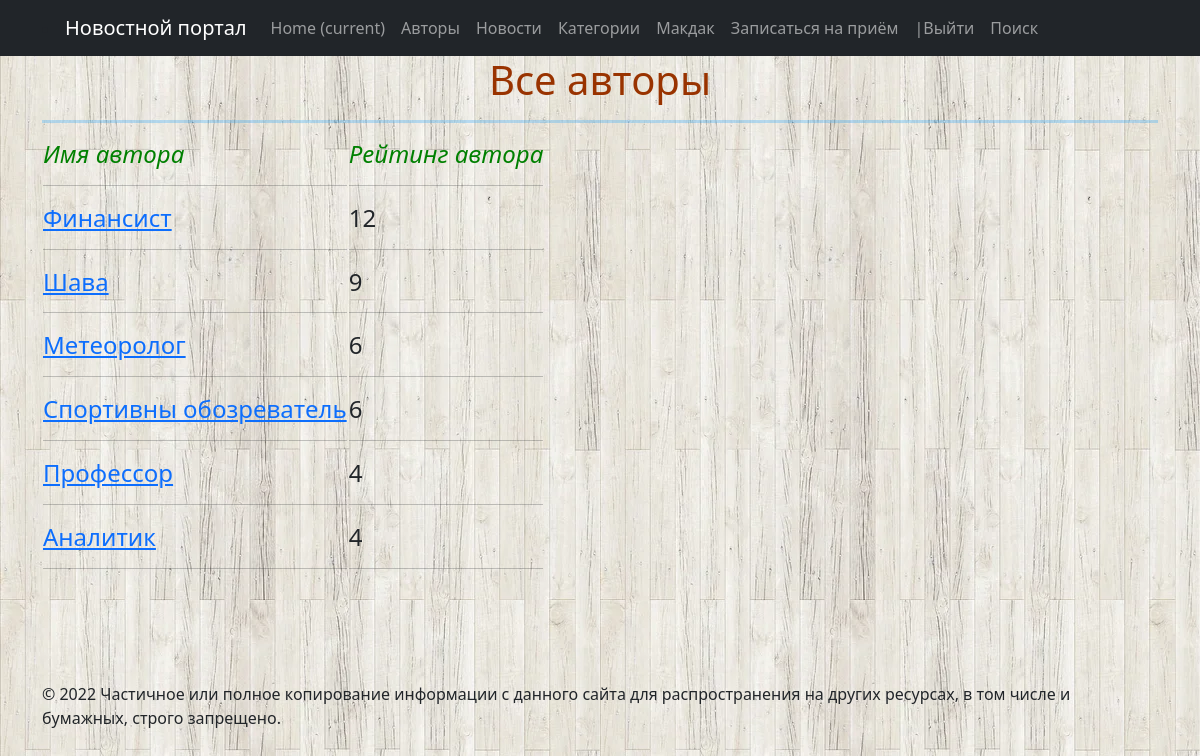
Screenshot of /authors/ with the database file from the repository.
### news/models.py (models this page shows, shortened)
class Author(models.Model):
    authorUser = models.OneToOneField(User, on_delete=models.CASCADE, verbose_name='Имя автора' )
    ratingAuthor = models.SmallIntegerField(default=0, verbose_name='Рейтинг')
    class Meta:
        verbose_name = "Авторы"
        verbose_name_plural = "Авторы"
        ordering = ('-ratingAuthor', 'authorUser')

### news/views.py (the view)
# urls.py: path('authors/', AuthorList.as_view(), name='authors'),
class AuthorList(ListView):
    model = Author
    template_name = 'authors.html'
    queryset = Author.objects.all()
    context_object_name = 'Authors'
    ordering = ['-ratingAuthor']
    def get_context_data(self, *args, **kwargs):
        context = super().get_context_data(**kwargs)
        context['authors'] = Author.objects.all()
        return context

### news/templates/authors.html (shortened to what this page needs)
{% extends 'flatpages/default.html' %}
{% block content %}
    <h1><span style="color: #993300;">Все авторы</span></h1>
<hr size="5" style="color: #0099ff;" />
<form align="left" method="post">
    {% if Authors %}
        <table>
            <tr>
                <td>
                    <h4><em><span style="color: #008000;">Имя автора</span></em></h4>
                    <hr />
                </td>
                <td>
                    <h4><em><span style="color: #008000;">Рейтинг автора</span></em></h4>
                    <hr />
                </td>
            </tr>
        {% for authors in Authors %}
            <tr class="{% cycle 'blue' 'white' %}">
                <td>
                    <h4><a href="{% url 'news_detail' authors.id %}">{{ authors.authorUser }} </a></h4>
                <hr />
                </td>
                <td>
                    <h4>{{ authors.ratingAuthor }}</h4>
                    <hr />
                </td>
            </tr>
        {% endfor %}
        </table>
    {% else %}
        <h2>Авторов нет!</h2>
    {% endif %}
{% endblock content %}

### news/templates/flatpages/default.html (shortened to what this page needs)
<!DOCTYPE html>
<html lang="en">
<head>
    {% load static %}
    <link href="{% static 'css/styles.css' %}" rel="stylesheet"/>
</head>
<body background="{% static 'images/3.jpg' %}">
<nav class="navbar navbar-expand-lg navbar-dark bg-dark static-top">
    <div class="container">
        <li class="nav-item">
            <a class="navbar-brand" href="/admin/">Новостной портал</a>
        </li>
        <div class="collapse navbar-collapse" id="navbarResponsive">
            <ul class="navbar-nav ml-auto">
                <li class="nav-item active">
                    <a class="nav-link" href="/home/">Home
                        <span class="sr-only">(current)</span>
                    </a>
                </li>
                <li class="nav-item">
                    <a class="nav-link" href="{% url 'authors' %}">Авторы</a>
                </li>
                <li class="nav-item">
                    <a class="nav-link" href="http://127.0.0.1:8000/news/">Новости</a>
                </li>
                <li class="nav-item">
                    <a class="nav-link" href="{% url 'category' %}">Категории</a>
                </li>
                <li class="nav-item">
                    <a class="nav-link" href="{% url 'mcd' %}">Макдак</a>
                </li>
                <li class="nav-item">
                    <a class="nav-link" href="http://127.0.0.1:8000/appointment/">Записаться на приём</a>
                </li>
                <li class="nav-item">
                    <a class="nav-link" href="http://127.0.0.1:8000">{{request.user.username}}|Выйти</a>
                </li>
                <li class="nav-item">
                    <a class="nav-link" href="{% url 'news_search' %}">Поиск</a>
                </li>
            </ul>
        </div>
    </div>
</nav>
<div class="container">
    <div class="row">
        <div class="col-lg-12 text-center">
            {% block content %}
            {% endblock content %}
        </div>
    </div>
<br><br><br><br>
<tr><td valign=top>
	<div id="footer">
		<p>&copy; 2022 Частичное или полное копирование информации с данного сайта для распространения на других ресурсах, в том числе и бумажных, строго запрещено.</p>
	</div>
</td></tr>
</body>
</html>

### rows the page displays
Author: authorUser "Финансист", ratingAuthor "12"
Author: authorUser "Шава", ratingAuthor "9"
Author: authorUser "Метеоролог", ratingAuthor "6"
Author: authorUser "Спортивны обозреватель", ratingAuthor "6"
Author: authorUser "Профессор", ratingAuthor "4"
Author: authorUser "Аналитик", ratingAuthor "4"
